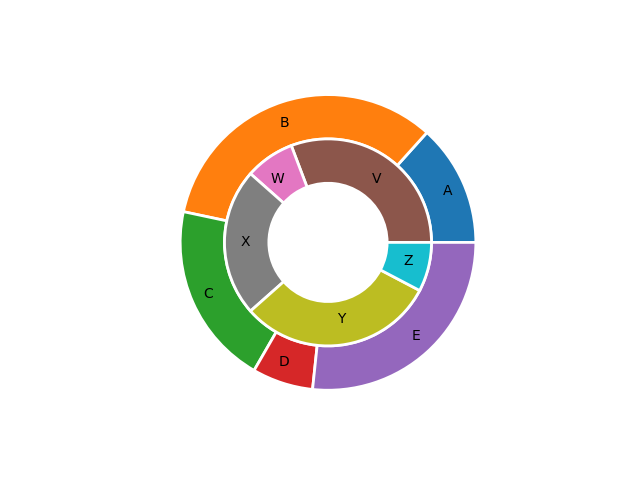

This figure's Python source:
# Author:  Martin McBride
# Created: 2022-03-29
# Copyright (C) 2022, Martin McBride
# License: MIT

import matplotlib.pyplot as plt

v1 = [2, 5, 3, 1, 4]
labels1 = ["A", "B", "C", "D", "E"]
v2 = [4, 1, 3, 4, 1]
labels2 = ["V", "W", "X", "Y", "Z"]
width = 0.3
wedge_properties = {"width":width, "edgecolor":"w",'linewidth': 2}

plt.pie(v1, labels=labels1, labeldistance=0.85,
        wedgeprops=wedge_properties)
plt.pie(v2, labels=labels2, labeldistance=0.75,
        radius=1-width, wedgeprops=wedge_properties)
plt.savefig("piechart-nested.png")
plt.show()
